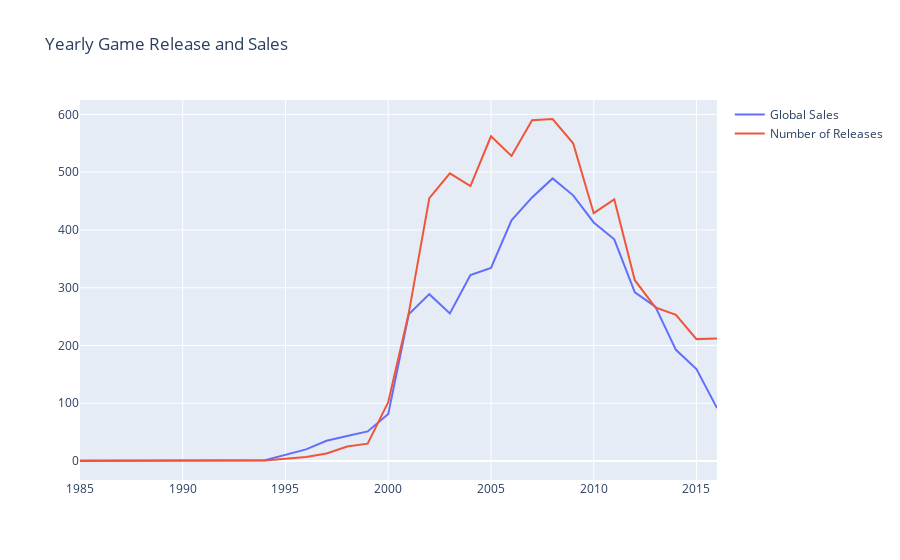

This figure's notebook cell:
### Code cell
trace_sale = go.Scatter(x = yearly_data.index, 
                        y = yearly_data["Global_Sales"],
                        name = "Global Sales")

trace_release = go.Scatter(x = yearly_data.index, 
                           y = yearly_data["Number_of_Release"],
                           name = "Number of Releases")

lines = [trace_sale, trace_release]

layout = {"title" : "Yearly Game Release and Sales"}
fig = go.Figure(data = lines, layout = layout)
iplot(fig)

### Figure 1 — Plotly figure (JSON) as saved in the notebook; plotly's stock layout.template omitted (floating-point values rounded to 4 significant figures)
{"data": [{"name": "Global Sales", "type": "scatter", "x": [1985, 1988, 1992, 1994, 1996, 1997, 1998, 1999, 2000, 2001, 2002, 2003, 2004, 2005, 2006, 2007, 2008, 2009, 2010, 2011, 2012, 2013, 2014, 2015, 2016], "y": [0.03, 0.03, 0.03, 1.27, 20.1, 35.01, 43.18, 51.17, 81.24, 253.9, 288.8, 255.4, 321.8, 334.3, 416.7, 456.2, 489.1, 459.8, 413.0, 383.7, 291.9, 267.2, 192.4, 159.2, 91.56]}, {"name": "Number of Releases", "type": "scatter", "x": [1985, 1988, 1992, 1994, 1996, 1997, 1998, 1999, 2000, 2001, 2002, 2003, 2004, 2005, 2006, 2007, 2008, 2009, 2010, 2011, 2012, 2013, 2014, 2015, 2016], "y": [1, 1, 1, 1, 7, 13, 25, 30, 102, 256, 455, 498, 476, 562, 528, 590, 592, 550, 429, 453, 313, 266, 253, 211, 212]}], "layout": {"title": {"text": "Yearly Game Release and Sales"}}}
